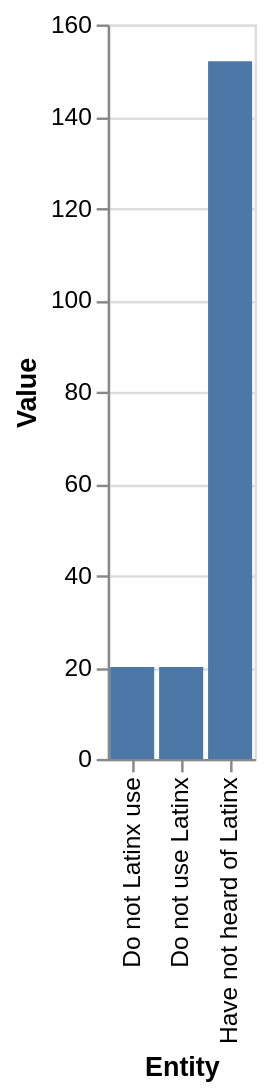

The Vega-Lite source for this figure:
### Vega-Lite specification from a JSON file in a GitHub repository (floating-point values rounded to 4 significant figures)
{"$schema": "https://vega.github.io/schema/vega-lite/v5.json", "description": "Bar chart auto-generated from CSV", "data": {"values": [{"Entity": "Have not heard of Latinx", "Value": 76.0}, {"Entity": "Have not heard of Latinx", "Value": 76.0}, {"Entity": "Do not use Latinx", "Value": 20.0}, {"Entity": "Do not Latinx use", "Value": 20.0}, {"Entity": "Have heard of Latinx", "Value": NaN}]}, "mark": "bar", "encoding": {"x": {"field": "Entity", "type": "ordinal"}, "y": {"field": "Value", "type": "quantitative"}}}
